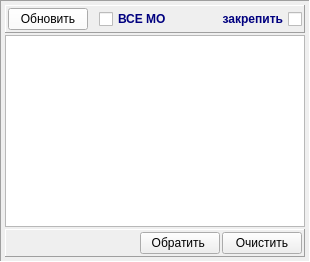
     <widget class="QFrame" name="pan_medorgs">
      <property name="frameShape">
       <enum>QFrame::Panel</enum>
      </property>
      <property name="frameShadow">
       <enum>QFrame::Sunken</enum>
      </property>
      <layout class="QVBoxLayout" name="verticalLayout">
       <property name="spacing">
        <number>2</number>
       </property>
       <property name="leftMargin">
        <number>4</number>
       </property>
       <property name="topMargin">
        <number>4</number>
       </property>
       <property name="rightMargin">
        <number>4</number>
       </property>
       <property name="bottomMargin">
        <number>4</number>
       </property>
       <item>
        <widget class="QFrame" name="pan_medorgs_UP">
         <property name="frameShape">
          <enum>QFrame::Panel</enum>
         </property>
         <property name="frameShadow">
          <enum>QFrame::Raised</enum>
         </property>
         <layout class="QHBoxLayout" name="horizontalLayout_2">
          <property name="spacing">
           <number>2</number>
          </property>
          <property name="leftMargin">
           <number>2</number>
          </property>
          <property name="topMargin">
           <number>2</number>
          </property>
          <property name="rightMargin">
           <number>2</number>
          </property>
          <property name="bottomMargin">
           <number>2</number>
          </property>
          <item>
           <widget class="QPushButton" name="bn_refresh_medorgs">
            <property name="palette">
             <palette>
              <active>
               <colorrole role="Button">
                <brush brushstyle="SolidPattern">
                 <color alpha="255">
                  <red>255</red>
                  <green>255</green>
                  <blue>255</blue>
                 </color>
                </brush>
               </colorrole>
              </active>
              <inactive>
               <colorrole role="Button">
                <brush brushstyle="SolidPattern">
                 <color alpha="255">
                  <red>255</red>
                  <green>255</green>
                  <blue>255</blue>
                 </color>
                </brush>
               </colorrole>
              </inactive>
              <disabled>
               <colorrole role="Button">
                <brush brushstyle="SolidPattern">
                 <color alpha="255">
                  <red>255</red>
                  <green>255</green>
                  <blue>255</blue>
                 </color>
                </brush>
               </colorrole>
              </disabled>
             </palette>
            </property>
            <property name="text">
             <string>Обновить</string>
            </property>
            <property name="autoDefault">
             <bool>false</bool>
            </property>
            <property name="default">
             <bool>false</bool>
            </property>
           </widget>
          </item>
          <item>
           <widget class="QLabel" name="label_5">
            <property name="palette">
             <palette>
              <active>
               <colorrole role="WindowText">
                <brush brushstyle="SolidPattern">
                 <color alpha="255">
                  <red>0</red>
                  <green>0</green>
                  <blue>127</blue>
                 </color>
                </brush>
               </colorrole>
              </active>
              <inactive>
               <colorrole role="WindowText">
                <brush brushstyle="SolidPattern">
                 <color alpha="255">
                  <red>0</red>
                  <green>0</green>
                  <blue>127</blue>
                 </color>
                </brush>
               </colorrole>
              </inactive>
              <disabled>
               <colorrole role="WindowText">
                <brush brushstyle="SolidPattern">
                 <color alpha="255">
                  <red>106</red>
                  <green>104</green>
                  <blue>100</blue>
                 </color>
                </brush>
               </colorrole>
              </disabled>
             </palette>
            </property>
            <property name="text">
             <string/>
            </property>
           </widget>
          </item>
          <item>
           <widget class="QCheckBox" name="ch_all_medorgs">
            <property name="enabled">
             <bool>true</bool>
            </property>
            <property name="palette">
             <palette>
              <active>
               <colorrole role="WindowText">
                <brush brushstyle="SolidPattern">
                 <color alpha="255">
                  <red>0</red>
                  <green>0</green>
                  <blue>127</blue>
                 </color>
                </brush>
               </colorrole>
               <colorrole role="Button">
                <brush brushstyle="SolidPattern">
                 <color alpha="255">
                  <red>170</red>
                  <green>255</green>
                  <blue>127</blue>
                 </color>
                </brush>
               </colorrole>
              </active>
              <inactive>
               <colorrole role="WindowText">
                <brush brushstyle="SolidPattern">
                 <color alpha="255">
                  <red>0</red>
                  <green>0</green>
                  <blue>127</blue>
                 </color>
                </brush>
               </colorrole>
               <colorrole role="Button">
                <brush brushstyle="SolidPattern">
                 <color alpha="255">
                  <red>170</red>
                  <green>255</green>
                  <blue>127</blue>
                 </color>
                </brush>
               </colorrole>
              </inactive>
              <disabled>
               <colorrole role="WindowText">
                <brush brushstyle="SolidPattern">
                 <color alpha="255">
                  <red>106</red>
                  <green>104</green>
                  <blue>100</blue>
                 </color>
                </brush>
               </colorrole>
               <colorrole role="Button">
                <brush brushstyle="SolidPattern">
                 <color alpha="255">
                  <red>170</red>
                  <green>255</green>
                  <blue>127</blue>
                 </color>
                </brush>
               </colorrole>
              </disabled>
             </palette>
            </property>
            <property name="font">
             <font>
              <weight>75</weight>
              <bold>true</bold>
             </font>
            </property>
            <property name="text">
             <string>ВСЕ МО</string>
            </property>
            <property name="checked">
             <bool>false</bool>
            </property>
           </widget>
          </item>
          <item>
           <spacer name="horizontalSpacer">
            <property name="orientation">
             <enum>Qt::Horizontal</enum>
            </property>
            <property name="sizeHint" stdset="0">
             <size>
              <width>40</width>
              <height>20</height>
             </size>
            </property>
           </spacer>
          </item>
          <item>
           <widget class="QCheckBox" name="ch_lock">
            <property name="enabled">
             <bool>true</bool>
            </property>
            <property name="palette">
             <palette>
              <active>
               <colorrole role="WindowText">
                <brush brushstyle="SolidPattern">
                 <color alpha="255">
                  <red>0</red>
                  <green>0</green>
                  <blue>127</blue>
                 </color>
                </brush>
               </colorrole>
               <colorrole role="Button">
                <brush brushstyle="SolidPattern">
                 <color alpha="255">
                  <red>170</red>
                  <green>255</green>
                  <blue>127</blue>
                 </color>
                </brush>
               </colorrole>
              </active>
              <inactive>
               <colorrole role="WindowText">
                <brush brushstyle="SolidPattern">
                 <color alpha="255">
                  <red>0</red>
                  <green>0</green>
                  <blue>127</blue>
                 </color>
                </brush>
               </colorrole>
               <colorrole role="Button">
                <brush brushstyle="SolidPattern">
                 <color alpha="255">
                  <red>170</red>
                  <green>255</green>
                  <blue>127</blue>
                 </color>
                </brush>
               </colorrole>
              </inactive>
              <disabled>
               <colorrole role="WindowText">
                <brush brushstyle="SolidPattern">
                 <color alpha="255">
                  <red>106</red>
                  <green>104</green>
                  <blue>100</blue>
                 </color>
                </brush>
               </colorrole>
               <colorrole role="Button">
                <brush brushstyle="SolidPattern">
                 <color alpha="255">
                  <red>170</red>
                  <green>255</green>
                  <blue>127</blue>
                 </color>
                </brush>
               </colorrole>
              </disabled>
             </palette>
            </property>
            <property name="font">
             <font>
              <weight>75</weight>
              <bold>true</bold>
             </font>
            </property>
            <property name="layoutDirection">
             <enum>Qt::RightToLeft</enum>
            </property>
            <property name="text">
             <string>закрепить</string>
            </property>
            <property name="checked">
             <bool>false</bool>
            </property>
           </widget>
          </item>
         </layout>
        </widget>
       </item>
       <item>
        <widget class="QTableView" name="tab_medorgs">
         <property name="minimumSize">
          <size>
           <width>300</width>
           <height>0</height>
          </size>
         </property>
         <property name="selectionMode">
          <enum>QAbstractItemView::MultiSelection</enum>
         </property>
         <property name="selectionBehavior">
          <enum>QAbstractItemView::SelectRows</enum>
         </property>
         <attribute name="horizontalHeaderDefaultSectionSize">
          <number>20</number>
         </attribute>
         <attribute name="horizontalHeaderMinimumSectionSize">
          <number>20</number>
         </attribute>
         <attribute name="verticalHeaderDefaultSectionSize">
          <number>20</number>
         </attribute>
         <attribute name="verticalHeaderMinimumSectionSize">
          <number>20</number>
         </attribute>
        </widget>
       </item>
       <item>
        <widget class="QFrame" name="pan_medorgs_DN">
         <property name="enabled">
          <bool>true</bool>
         </property>
         <property name="frameShape">
          <enum>QFrame::Panel</enum>
         </property>
         <property name="frameShadow">
          <enum>QFrame::Raised</enum>
         </property>
         <layout class="QHBoxLayout" name="horizontalLayout_4">
          <property name="spacing">
           <number>2</number>
          </property>
          <property name="leftMargin">
           <number>2</number>
          </property>
          <property name="topMargin">
           <number>2</number>
          </property>
          <property name="rightMargin">
           <number>2</number>
          </property>
          <property name="bottomMargin">
           <number>2</number>
          </property>
          <item>
           <spacer name="horizontalSpacer_6">
            <property name="orientation">
             <enum>Qt::Horizontal</enum>
            </property>
            <property name="sizeHint" stdset="0">
             <size>
              <width>40</width>
              <height>20</height>
             </size>
            </property>
           </spacer>
          </item>
          <item>
           <widget class="QPushButton" name="bn_reverse_sel">
            <property name="enabled">
             <bool>true</bool>
            </property>
            <property name="text">
             <string> Обратить  </string>
            </property>
            <property name="autoDefault">
             <bool>false</bool>
            </property>
            <property name="default">
             <bool>false</bool>
            </property>
           </widget>
          </item>
          <item>
           <widget class="QPushButton" name="bn_clear_sel">
            <property name="enabled">
             <bool>true</bool>
            </property>
            <property name="text">
             <string>  Очистить  </string>
            </property>
            <property name="autoDefault">
             <bool>false</bool>
            </property>
            <property name="default">
             <bool>false</bool>
            </property>
           </widget>
          </item>
         </layout>
        </widget>
       </item>
      </layout>
     </widget>
